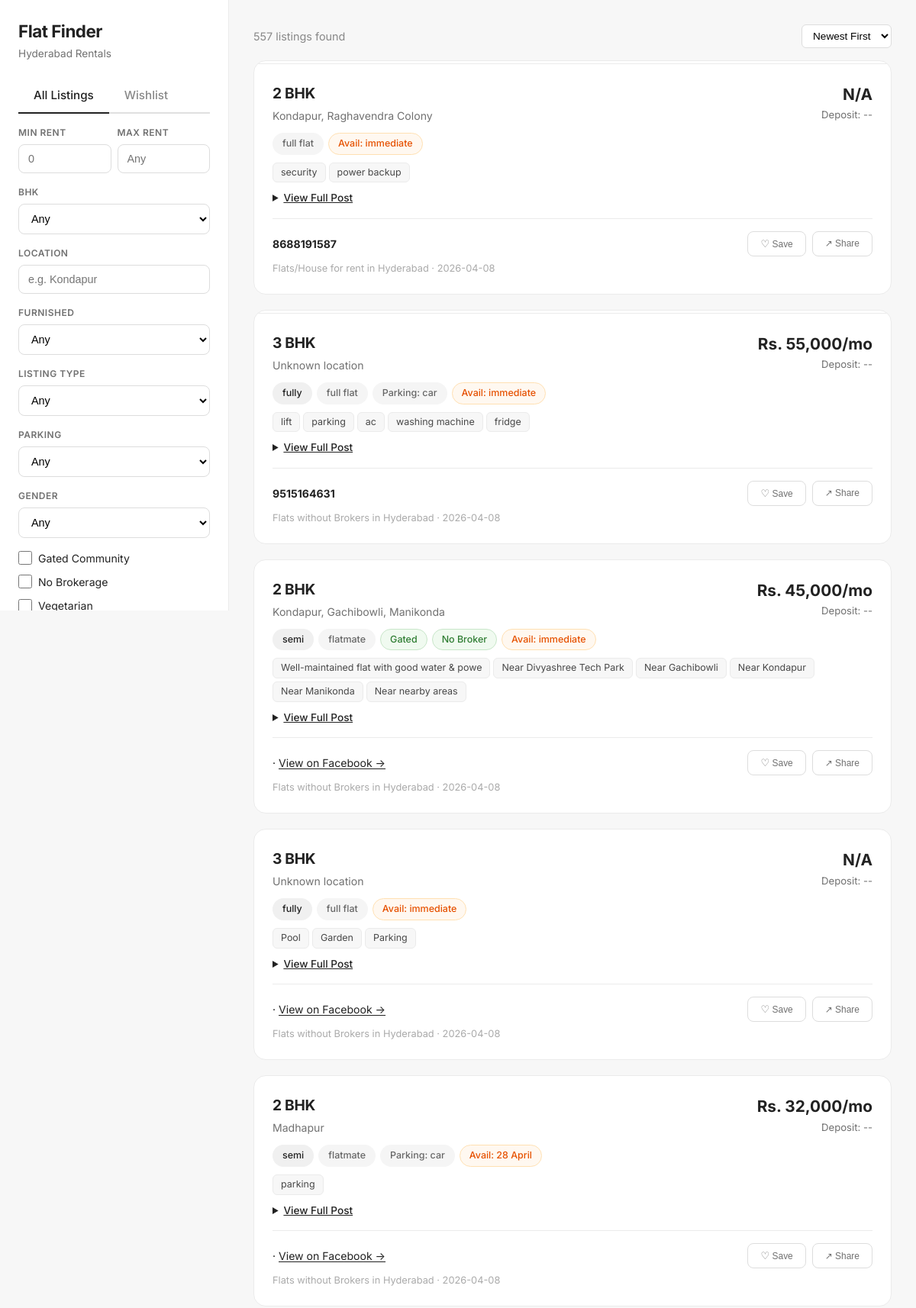
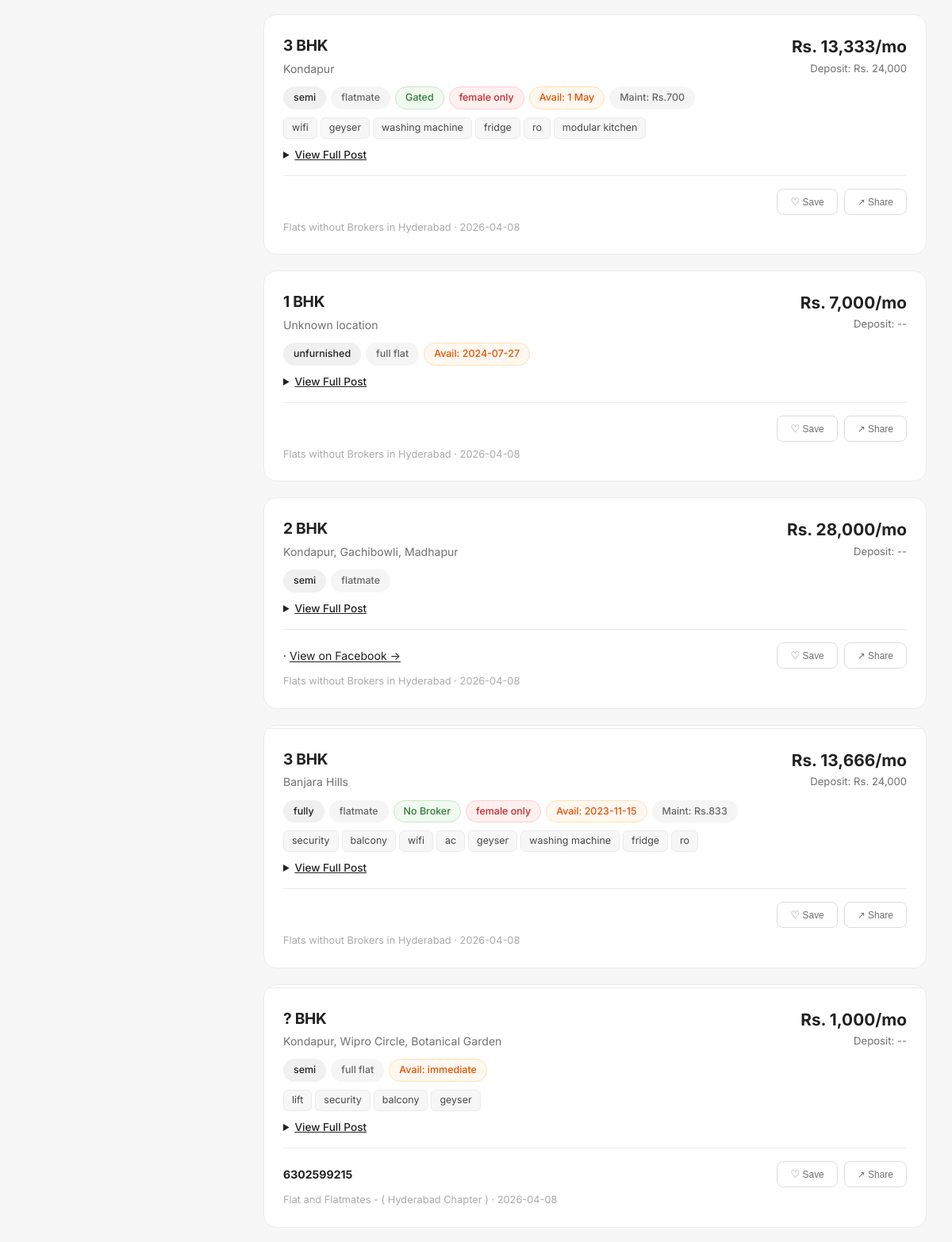
The page / (upper part) on the database its author committed (2 pictures, top to bottom).
### tables this page shows
CREATE TABLE listings (
        id INTEGER PRIMARY KEY AUTOINCREMENT,
        bhk TEXT,
        rent INTEGER,
        deposit INTEGER,
        sqft INTEGER,
        location TEXT,
        gated_community INTEGER,
        furnished TEXT,
        available_from TEXT,
        preferred_tenant TEXT,
        amenities TEXT,
        floor TEXT,
        maintenance INTEGER,
        parking TEXT,
        facing TEXT,
        lease_duration INTEGER,
        contact TEXT,
        raw_text TEXT UNIQUE,
        images TEXT,
        post_url TEXT,
        group_name TEXT,
        group_url TEXT,
        scraped_at TEXT,
        created_at TIMESTAMP DEFAULT CURRENT_TIMESTAMP
    , listing_type TEXT, food_preference TEXT, gender_preference TEXT, no_brokerage INTEGER DEFAULT 0);

### app.py (the view)
@app.route("/")
def index():
    conn = get_conn()
    stats = get_stats(conn)
    wishlist_ids = get_wishlist_ids(conn)
    filters = {}
    if request.args.get("min_rent"):
        filters["min_rent"] = int(request.args["min_rent"])
    if request.args.get("max_rent"):
        filters["max_rent"] = int(request.args["max_rent"])
    if request.args.get("bhk"):
        filters["bhk"] = int(request.args["bhk"])
    if request.args.get("location"):
        filters["location"] = request.args["location"]
    if request.args.get("furnished"):
        filters["furnished"] = request.args["furnished"]
    if request.args.get("listing_type"):
        filters["listing_type"] = request.args["listing_type"]
    if request.args.get("gated_community"):
        filters["gated_community"] = True
    if request.args.get("no_brokerage"):
        filters["no_brokerage"] = True
    if request.args.get("food_preference"):
        filters["food_preference"] = request.args["food_preference"]
    if request.args.get("gender_preference"):
        filters["gender_preference"] = request.args["gender_preference"]
    if request.args.get("parking"):
        filters["parking"] = request.args["parking"]
    if request.args.get("has_contact"):
        filters["has_contact"] = True
    if request.args.get("has_images"):
        filters["has_images"] = True
    if request.args.get("has_rent"):
        filters["has_rent"] = True
    sort_by = request.args.get("sort_by", "created_at")
    page = int(request.args.get("page", 1))
    total_count = count_listings(conn, **filters)
    total_pages = max(1, math.ceil(total_count / ITEMS_PER_PAGE))
    page = min(page, total_pages)
    offset = (page - 1) * ITEMS_PER_PAGE
    query_filters = {**filters, "sort_by": sort_by, "limit": ITEMS_PER_PAGE, "offset": offset}
    results = search_listings(conn, **query_filters)
    conn.close()
    for r in results:
        r["images"] = safe_json(r.get("images"))
        r["amenities"] = safe_json(r.get("amenities"))
    clean_filters = {k: v for k, v in request.args.items() if k not in ('page', 'sort_by')}
    return render_template("index.html",
                           listings=results,
                           stats=stats,
                           filters=clean_filters,
                           page=page,
                           total_pages=total_pages,
                           total_count=total_count,
                           sort_by=sort_by,
                           wishlist_ids=wishlist_ids)

### app.py (called while the page is built)
def safe_json(val):
    if not val:
        return []
    if isinstance(val, list):
        return val
    try:
        return json.loads(val)
    except (json.JSONDecodeError, TypeError):
        return []

### db.py (called while the page is built)
def get_conn():
    conn = sqlite3.connect(DB_FILE)
    conn.row_factory = sqlite3.Row
    conn.execute(SCHEMA)
    conn.execute(WISHLIST_SCHEMA)
    existing = {row[1] for row in conn.execute("PRAGMA table_info(listings)").fetchall()}
    for col, col_type in MIGRATE_COLUMNS:
        if col not in existing:
            conn.execute(f"ALTER TABLE listings ADD COLUMN {col} {col_type}")
    conn.commit()
    return conn

def get_wishlist_ids(conn) -> set:
    rows = conn.execute("SELECT listing_id FROM wishlist").fetchall()
    return {row[0] for row in rows}

### templates/index.html (shortened to what this page needs)
<!DOCTYPE html>
<html lang="en">
<head>
</head>
<body>
    <div class="layout">
        <aside class="sidebar" id="sidebar">
            <h1>Flat Finder</h1>
            <p class="subtitle">Hyderabad Rentals</p>
            <div class="nav-tabs" style="margin-bottom:16px">
                <a href="/" class="nav-tab {{ '' if is_wishlist else 'active' }}">All Listings</a>
                <a href="/wishlist" class="nav-tab {{ 'active' if is_wishlist else '' }}">Wishlist</a>
            </div>
            <form method="GET" action="/">
                <div class="filter-row">
                    <div class="filter-group">
                        <label>Min Rent</label>
                        <input type="number" name="min_rent" value="{{ filters.get('min_rent', '') }}" placeholder="0" step="1000">
                    </div>
                    <div class="filter-group">
                        <label>Max Rent</label>
                        <input type="number" name="max_rent" value="{{ filters.get('max_rent', '') }}" placeholder="Any" step="1000">
                    </div>
                </div>
                <div class="filter-group">
                    <label>BHK</label>
                    <select name="bhk">
                        <option value="">Any</option>
                    </select>
                </div>
                <div class="filter-group">
                    <label>Location</label>
                    <input type="text" name="location" value="{{ filters.get('location', '') }}" placeholder="e.g. Kondapur">
                </div>
                <div class="filter-group">
                    <label>Furnished</label>
                    <select name="furnished">
                        <option value="">Any</option>
                    </select>
                </div>
                <div class="filter-group">
                    <label>Listing Type</label>
                    <select name="listing_type">
                        <option value="">Any</option>
                    </select>
                </div>
                <div class="filter-group">
                    <label>Parking</label>
                    <select name="parking">
                        <option value="">Any</option>
                    </select>
                </div>
                <div class="filter-group">
                    <label>Gender</label>
                    <select name="gender_preference">
                        <option value="">Any</option>
                    </select>
                </div>
                <div style="margin: 12px 0">
                    <div class="checkbox-group">
                        <input type="checkbox" name="gated_community" value="1" id="gated" {{ 'checked' if filters.get('gated_community') }}>
                        <label for="gated">Gated Community</label>
                    </div>
                    <div class="checkbox-group">
                        <input type="checkbox" name="no_brokerage" value="1" id="nobroker" {{ 'checked' if filters.get('no_brokerage') }}>
                        <label for="nobroker">No Brokerage</label>
                    </div>
                    <div class="checkbox-group">
                        <input type="checkbox" name="food_preference" value="veg" id="veg" {{ 'checked' if filters.get('food_preference') == 'veg' }}>
                        <label for="veg">Vegetarian</label>
                    </div>
                </div>
            </form>
        </aside>
        <main class="main">
            <div class="results-header">
                <span class="count">{{ total_count }} listings found</span>
                <form method="GET" style="display:inline">
                    <select name="sort_by" class="sort-select" onchange="this.form.submit()">
                        <option value="created_at" {{ 'selected' if sort_by == 'created_at' }}>Newest First</option>
                    </select>
                </form>
            </div>
            {% for listing in listings %}
            <div class="card">
                {% if listing.images %}
                <div class="gallery">
                    <div class="gallery-grid {{ 'single' if listing.images|length == 1 else ('duo' if listing.images|length == 2 else 'multi') }}">
                    </div>
                </div>
                {% endif %}
                <div class="card-body">
                    <div class="card-header">
                        <div>
                            <div class="card-title">{{ listing.bhk or '?' }} BHK</div>
                            <div class="card-location">{{ listing.location or 'Unknown location' }}</div>
                        </div>
                        <div class="card-rent">
                            <div class="amount">{% if listing.rent %}Rs. {{ "{:,}".format(listing.rent|int) }}/mo{% else %}N/A{% endif %}</div>
                            <div class="deposit">Deposit: {% if listing.deposit %}Rs. {{ "{:,}".format(listing.deposit|int) }}{% else %}--{% endif %}</div>
                        </div>
                    </div>
                    <div class="tags">
                        {% if listing.furnished %}<span class="tag tag-blue">{{ listing.furnished }}</span>{% endif %}
                        {% if listing.listing_type %}<span class="tag tag-gray">{{ listing.listing_type|replace('_', ' ') }}</span>{% endif %}
                        {% if listing.gated_community %}<span class="tag tag-green">Gated</span>{% endif %}
                        {% if listing.no_brokerage %}<span class="tag tag-green">No Broker</span>{% endif %}
                        {% if listing.gender_preference and listing.gender_preference != 'any' %}<span class="tag tag-red">{{ listing.gender_preference }} only</span>{% endif %}
                        {% if listing.parking %}<span class="tag tag-gray">Parking: {{ listing.parking }}</span>{% endif %}
                        {% if listing.available_from %}<span class="tag tag-orange">Avail: {{ listing.available_from }}</span>{% endif %}
                        {% if listing.maintenance %}<span class="tag tag-gray">Maint: Rs.{{ listing.maintenance }}</span>{% endif %}
                    </div>
                    {% if listing.amenities %}
                    <div class="amenities">
                        {% for a in listing.amenities %}<span class="amenity">{{ a }}</span>{% endfor %}
                    </div>
                    {% endif %}
                    <details class="full-post">
                        <summary>View Full Post</summary>
                    </details>
                    <div class="card-footer">
                        <div>
                            {% if listing.contact %}<strong>{{ listing.contact }}</strong>{% endif %}
                            {% if listing.post_url %} &middot; <a href="{{ listing.post_url }}" target="_blank">View on Facebook &rarr;</a>{% endif %}
                        </div>
                        <div class="card-actions">
                            <button class="btn-wishlist {{ 'saved' if listing.id in wishlist_ids else '' }}"
                                    onclick="toggleWishlist({{ listing.id }}, this)"
                                    title="{{ 'Remove from wishlist' if listing.id in wishlist_ids else 'Save to wishlist' }}">
                                {% if listing.id in wishlist_ids %}<span class="heart">&#9829;</span> Saved{% else %}<span class="heart">&#9825;</span> Save{% endif %}
                            </button>
                            <button class="btn-share" onclick="shareListing({{ listing.id }}, '{{ listing.bhk or '?' }} BHK - {{ listing.location or 'Unknown' }}', '{{ listing.rent or '' }}')" title="Share listing">
                                &#8599; Share
                            </button>
                        </div>
                    </div>
                    <div class="meta" style="margin-top:6px;font-size:0.8em;color:#aaa">
                        {% if listing.group_name %}{{ listing.group_name }}{% endif %}
                        {% if listing.scraped_at %} &middot; {{ listing.scraped_at[:10] }}{% endif %}
                    </div>
                </div>
            </div>
            {% endfor %}
        </main>
    </div>
</body>
</html>

### rows shown on the page
listings: bhk "2", location "Kondapur, Raghavendra Colony", shows "N/A", listing_type "full flat", available_from "immediate", amenities "security" "power backup", contact "8688191587", shows "Save", group_name "Flats/House for rent in Hyderabad", scraped_at "2026-04-08"
listings: bhk "3", location "Unknown location", rent "55,000", furnished "fully", listing_type "full flat", parking "car", available_from "immediate", amenities "lift" "parking" "ac" "washing machine" "fridge", contact "9515164631", shows "Save", group_name "Flats without Brokers in Hyderabad", scraped_at "2026-04-08"
listings: bhk "2", location "Kondapur, Gachibowli, Manikonda", rent "45,000", furnished "semi", listing_type "flatmate", gated_community "Gated", no_brokerage "No Broker", available_from "immediate", amenities "Well-maintained flat with good water & powe" "Near Divyashree Tech Park" "Near Gachibowli" "Near Kondapur" "Near Manikonda" "Near nearby areas", shows "Save", group_name "Flats without Brokers in Hyderabad", scraped_at "2026-04-08"
listings: bhk "3", location "Unknown location", shows "N/A", furnished "fully", listing_type "full flat", available_from "immediate", amenities "Pool" "Garden" "Parking", shows "Save", group_name "Flats without Brokers in Hyderabad", scraped_at "2026-04-08"
listings: bhk "2", location "Madhapur", rent "32,000", furnished "semi", listing_type "flatmate", parking "car", available_from "28 April", amenities "parking", shows "Save", group_name "Flats without Brokers in Hyderabad", scraped_at "2026-04-08"
listings: bhk "3", location "Kondapur", rent "13,333", deposit "24,000", furnished "semi", listing_type "flatmate", gated_community "Gated", gender_preference "female", available_from "1 May", maintenance "700", amenities "wifi" "geyser" "washing machine" "fridge" "ro" "modular kitchen", shows "Save", group_name "Flats without Brokers in Hyderabad", scraped_at "2026-04-08"
listings: bhk "1", location "Unknown location", rent "7,000", furnished "unfurnished", listing_type "full flat", available_from "2024-07-27", shows "Save", group_name "Flats without Brokers in Hyderabad", scraped_at "2026-04-08"
listings: bhk "2", location "Kondapur, Gachibowli, Madhapur", rent "28,000", furnished "semi", listing_type "flatmate", shows "Save", group_name "Flats without Brokers in Hyderabad", scraped_at "2026-04-08"
listings: bhk "3", location "Banjara Hills", rent "13,666", deposit "24,000", furnished "fully", listing_type "flatmate", no_brokerage "No Broker", gender_preference "female", available_from "2023-11-15", maintenance "833", amenities "security" "balcony" "wifi" "ac" "geyser" "washing machine" "fridge" "ro", shows "Save", group_name "Flats without Brokers in Hyderabad", scraped_at "2026-04-08"
listings: bhk "?", location "Kondapur, Wipro Circle, Botanical Garden", rent "1,000", furnished "semi", listing_type "full flat", available_from "immediate", amenities "lift" "security" "balcony" "geyser", contact "6302599215", shows "Save", group_name "Flat and Flatmates - ( Hyderabad Chapter )", scraped_at "2026-04-08"

### other values the page prints
{{ total_count }} "557"
